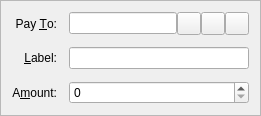
<?xml version="1.0" encoding="UTF-8"?>
<ui version="4.0">
 <class>SendCoinsEntry</class>
 <widget class="QFrame" name="SendCoinsEntry">
  <property name="windowTitle">
   <string>Form</string>
  </property>
  <property name="styleSheet">
   <string notr="true"/>
  </property>
  <property name="frameShape">
   <enum>QFrame::StyledPanel</enum>
  </property>
  <property name="frameShadow">
   <enum>QFrame::Sunken</enum>
  </property>
  <layout class="QGridLayout" name="gridLayout">
   <property name="spacing">
    <number>12</number>
   </property>
   <item row="5" column="0">
    <widget class="QLabel" name="label">
     <property name="text">
      <string>A&amp;mount:</string>
     </property>
     <property name="alignment">
      <set>Qt::AlignRight|Qt::AlignTrailing|Qt::AlignVCenter</set>
     </property>
     <property name="buddy">
      <cstring>payAmount</cstring>
     </property>
    </widget>
   </item>
   <item row="4" column="1">
    <layout class="QHBoxLayout" name="horizontalLayout_2">
     <property name="spacing">
      <number>0</number>
     </property>
     <item>
      <widget class="QValidatedLineEdit" name="addAsLabel">
       <property name="enabled">
        <bool>true</bool>
       </property>
       <property name="toolTip">
        <string>Enter a label for this address to add it to your address book</string>
       </property>
      </widget>
     </item>
    </layout>
   </item>
   <item row="3" column="1">
    <layout class="QHBoxLayout" name="payToLayout">
     <property name="spacing">
      <number>0</number>
     </property>
     <item>
      <widget class="QValidatedLineEdit" name="payTo">
       <property name="toolTip">
        <string>The address to send the payment to  (e.g. B8gZqgY4r2RoEdqYk3QsAqFckyf9pRHN6i)</string>
       </property>
       <property name="maxLength">
        <number>34</number>
       </property>
      </widget>
     </item>
     <item>
      <widget class="QToolButton" name="addressBookButton">
       <property name="toolTip">
        <string>Choose address from address book</string>
       </property>
       <property name="text">
        <string/>
       </property>
       <property name="icon">
        <iconset resource="../bitcoin.qrc">
         <normaloff>:/icons/address-book</normaloff>:/icons/address-book</iconset>
       </property>
       <property name="shortcut">
        <string>Alt+A</string>
       </property>
      </widget>
     </item>
     <item>
      <widget class="QToolButton" name="pasteButton">
       <property name="toolTip">
        <string>Paste address from clipboard</string>
       </property>
       <property name="text">
        <string/>
       </property>
       <property name="icon">
        <iconset resource="../bitcoin.qrc">
         <normaloff>:/icons/editpaste</normaloff>:/icons/editpaste</iconset>
       </property>
       <property name="shortcut">
        <string>Alt+P</string>
       </property>
      </widget>
     </item>
     <item>
      <widget class="QToolButton" name="deleteButton">
       <property name="toolTip">
        <string>Remove this recipient</string>
       </property>
       <property name="text">
        <string/>
       </property>
       <property name="icon">
        <iconset resource="../bitcoin.qrc">
         <normaloff>:/icons/remove</normaloff>:/icons/remove</iconset>
       </property>
      </widget>
     </item>
    </layout>
   </item>
   <item row="5" column="1">
    <widget class="BitcoinAmountField" name="payAmount"/>
   </item>
   <item row="4" column="0">
    <widget class="QLabel" name="label_4">
     <property name="text">
      <string>&amp;Label:</string>
     </property>
     <property name="alignment">
      <set>Qt::AlignRight|Qt::AlignTrailing|Qt::AlignVCenter</set>
     </property>
     <property name="buddy">
      <cstring>addAsLabel</cstring>
     </property>
    </widget>
   </item>
   <item row="3" column="0">
    <widget class="QLabel" name="label_2">
     <property name="text">
      <string>Pay &amp;To:</string>
     </property>
     <property name="alignment">
      <set>Qt::AlignRight|Qt::AlignTrailing|Qt::AlignVCenter</set>
     </property>
     <property name="buddy">
      <cstring>payTo</cstring>
     </property>
    </widget>
   </item>
  </layout>
 </widget>
 <customwidgets>
  <customwidget>
   <class>BitcoinAmountField</class>
   <extends>QSpinBox</extends>
   <header>bitcoinamountfield.h</header>
   <container>1</container>
  </customwidget>
  <customwidget>
   <class>QValidatedLineEdit</class>
   <extends>QLineEdit</extends>
   <header>qvalidatedlineedit.h</header>
  </customwidget>
 </customwidgets>
 <resources>
  <include location="../bitcoin.qrc"/>
 </resources>
 <connections/>
</ui>
